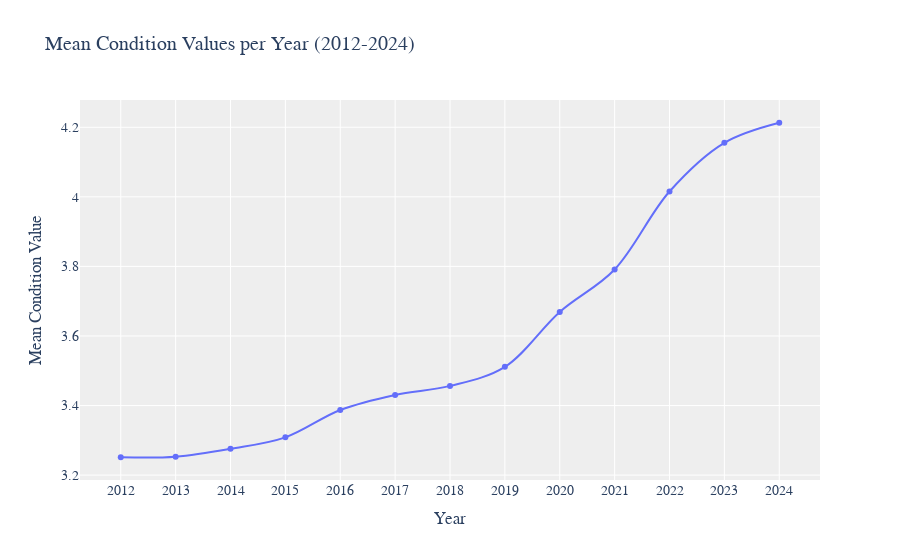

The cell this chart's notebook holds for it:
### Code cell
import plotly.graph_objs as go

# Calculate the mean values for each year
mean_values = filtered_bridges_III[['n_2012', 'n_2013', 'n_2014', 'n_2015', 'n_2016',
                                   'n_2017', 'n_2018', 'n_2019', 'n_2020', 'n_2021',
                                   'n_2022', 'n_2023', 'n_2024']].mean()

# Convert the index (years) to a list for the x-axis
years = mean_values.index

# Create the plot
fig = go.Figure()

# Add a line trace for mean values
fig.add_trace(go.Scatter(
    x=years,
    y=mean_values.values,
    mode='lines+markers',
    name='Mean Values',
    line=dict(shape='spline')
))

# Update layout for better readability
fig.update_layout(
    title="Mean Condition Values per Year (2012-2024)",
    xaxis_title="Year",
    yaxis_title="Mean Condition Value",
    xaxis=dict(
        tickvals=years,
        # Display as '12, '13, etc.
        ticktext=[year.split('_')[1] for year in years]
    ),
    font=dict(family="Calibri, sans-serif", size=14),
    plot_bgcolor='#EEEEEE'
)

fig.show()

### Figure 1 — Plotly figure (JSON) as saved in the notebook; plotly's stock layout.template omitted (floating-point values rounded to 4 significant figures)
{"data": [{"line": {"shape": "spline"}, "mode": "lines+markers", "name": "Mean Values", "type": "scatter", "x": ["n_2012", "n_2013", "n_2014", "n_2015", "n_2016", "n_2017", "n_2018", "n_2019", "n_2020", "n_2021", "n_2022", "n_2023", "n_2024"], "y": [3.251, 3.253, 3.276, 3.309, 3.387, 3.431, 3.457, 3.511, 3.669, 3.791, 4.015, 4.155, 4.213]}], "layout": {"font": {"family": "Calibri, sans-serif", "size": 14}, "plot_bgcolor": "#EEEEEE", "title": {"text": "Mean Condition Values per Year (2012-2024)"}, "xaxis": {"ticktext": ["2012", "2013", "2014", "2015", "2016", "2017", "2018", "2019", "2020", "2021", "2022", "2023", "2024"], "tickvals": ["n_2012", "n_2013", "n_2014", "n_2015", "n_2016", "n_2017", "n_2018", "n_2019", "n_2020", "n_2021", "n_2022", "n_2023", "n_2024"], "title": {"text": "Year"}}, "yaxis": {"title": {"text": "Mean Condition Value"}}}}
